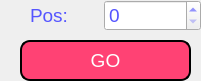
     <widget class="QWidget" name="page_4">
      <property name="geometry">
       <rect>
        <x>0</x>
        <y>0</y>
        <width>201</width>
        <height>81</height>
       </rect>
      </property>
      <attribute name="label">
       <string>By Position</string>
      </attribute>
      <widget class="QWidget" name="layoutWidget">
       <property name="geometry">
        <rect>
         <x>0</x>
         <y>0</y>
         <width>201</width>
         <height>31</height>
        </rect>
       </property>
       <layout class="QHBoxLayout" name="horizontalLayout_7">
        <item>
         <widget class="QLabel" name="pos_delete">
          <property name="font">
           <font>
            <family>MS Shell Dlg 2</family>
            <pointsize>14</pointsize>
            <weight>50</weight>
            <italic>false</italic>
            <bold>false</bold>
           </font>
          </property>
          <property name="styleSheet">
           <string notr="true">font: 14pt &quot;MS Shell Dlg 2&quot;;
color: rgb(85, 85, 255);</string>
          </property>
          <property name="text">
           <string>&lt;html&gt;&lt;head/&gt;&lt;body&gt;&lt;p align=&quot;center&quot;&gt;Pos:&lt;/p&gt;&lt;/body&gt;&lt;/html&gt;</string>
          </property>
         </widget>
        </item>
        <item>
         <widget class="QSpinBox" name="spinBox_delete">
          <property name="font">
           <font>
            <family>MS Shell Dlg 2</family>
            <pointsize>14</pointsize>
            <weight>50</weight>
            <italic>false</italic>
            <bold>false</bold>
           </font>
          </property>
          <property name="styleSheet">
           <string notr="true">font: 14pt &quot;MS Shell Dlg 2&quot;;
color: rgb(85, 85, 255);</string>
          </property>
         </widget>
        </item>
       </layout>
      </widget>
      <widget class="QPushButton" name="go_delete_1">
       <property name="geometry">
        <rect>
         <x>20</x>
         <y>40</y>
         <width>171</width>
         <height>41</height>
        </rect>
       </property>
       <property name="font">
        <font>
         <family>MS Shell Dlg 2</family>
         <pointsize>14</pointsize>
         <weight>50</weight>
         <italic>false</italic>
         <bold>false</bold>
        </font>
       </property>
       <property name="styleSheet">
        <string notr="true">font: 14pt &quot;MS Shell Dlg 2&quot;;
border-style: outset;
border-width: 2px;
background-color: rgb(255, 66, 116);
border-radius:10px;
color: rgb(255, 255, 255);
border-color:black ;
padding: 10px;
</string>
       </property>
       <property name="text">
        <string>GO</string>
       </property>
      </widget>
     </widget>
